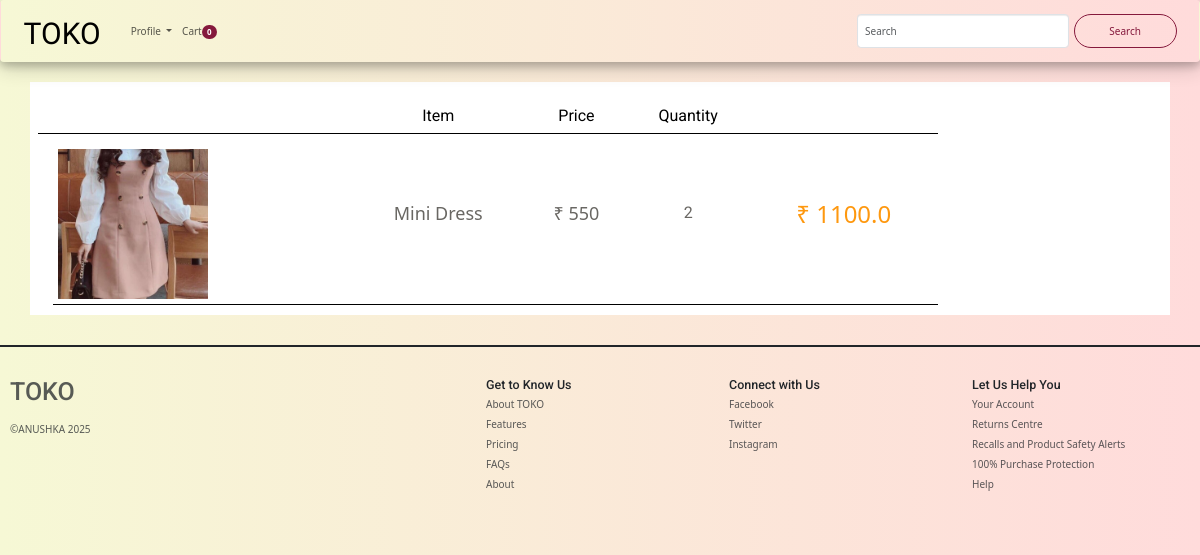
The app's page /orders (signed in) with its own data.
### TOKO_Main/models.py (models this page shows)
class OrderItem(models.Model):
    user = models.ForeignKey(User, on_delete=models.CASCADE, null=True)
    image = models.ImageField(upload_to="toko/order_img")
    product=models.CharField(max_length=200)
    order = models.ForeignKey(Order, on_delete=models.CASCADE)
    quantity=models.CharField(max_length=5)
    price=models.IntegerField()

class Order(models.Model):
    user = models.ForeignKey(User, on_delete=models.CASCADE, null=True)
    address=models.TextField()
    town = models.TextField()
    addresstype=models.TextField()
    state=models.TextField()
    mobile=models.CharField(max_length=11)
    pincode=models.CharField(max_length=10)
    payment = models.CharField(max_length=200)
    paid=models.BooleanField(default=False,null=True)
    date=models.DateField(default=datetime.datetime.today)

### TOKO_Main/views.py (the view)
# urls.py: path("orders",include("TOKO_Main.urls")),
def orders(request):
    uid=request.session.get('_auth_user_id')
    user=User.objects.get(id=uid)
    order=OrderItem.objects.filter(user=user)
    context={
        'orders':order,
    }
    print(context)
    return render(request,"cart/orders.html",context)

### templates/cart/orders.html
{% extends "base.html" %}
{% load cart_tag%}
{% block body %}<section id="cart_items">
		<div class="container"  style="background:#fff;">
			<div class="table-responsive cart_info">
				<table class="table table-condensed" style="width: 900px;height: 200px;">
					<thead>
						<tr class="cart_menu">
							<td class="image" ></td>
							<td class="description" style="text-align:center;">Item</td>
							<td class="price" style="text-align:center;">Price</td>
							<td class="quantity" style="text-align:center;">Quantity</td>
							<td></td>
						</tr>
					</thead>
					<tbody>
						<tr>
							{% for order in orders %}
							<td class="cart_product">
								<a href=""><img src="{{order.image}}" alt="" style="width: 150px;height: 150px;object-fit: cover;"></a>
							</td>
							<td class="cart_description" style="vertical-align: middle;text-align:center;">
								<p style="font-size:18px">{{order.product}}</p>
							</td>
							<td class="cart_price" style="vertical-align: middle;text-align:center;">
								<p>₹ {{order.price}}</p>
							</td>
							<td class="cart_quantity" style="vertical-align: middle;text-align:center;">
								<p class="cart_quantity_input" style="float:none;">{{order.quantity}}</p>
							</td>
							<td class="cart_total" style="vertical-align: middle;text-align:center;">
								<p class="cart_total_price">₹ {{order.order.payment}}</p>
							</td>
						</tr>
{% endfor%}
					</tbody>
				</table>
			</div>
		</div>
</section>
{% endblock %}

### static/css/main.css (style rules this page uses)
body { font-family: 'Roboto', sans-serif; background:; position: relative; font-weight:400px; }
a { -webkit-transition: 300ms; -moz-transition: 300ms; -o-transition: 300ms; transition: 300ms; }
#cart_items .cart_info .cart_menu { background: #FE980F; color: #fff; font-size: 16px; font-family: 'Roboto', sans-serif; font-weight: normal; }
#cart_items .cart_info .table.table-condensed thead tr { height: 51px; }
#cart_items .cart_info .table.table-condensed tr { border-bottom: 1px solid#F7F7F0 }
#cart_items .cart_info .table.table-condensed tr:last-child { border-bottom: 0 }
.cart_info table tr td { border-top: 0 none; vertical-align: inherit; }
#cart_items .cart_info .image { padding-left: 30px; }
#cart_items .cart_info .cart_description p { color:#696763 }
#cart_items .cart_info .cart_price p { color:#696763; font-size: 18px }
#cart_items .cart_info .cart_total_price { color: #FE980F; font-size: 24px; }
.cart_product { display: block; margin-left:15px; margin-top:10px; }
.cart_quantity_input { color: #696763; float: left; font-size: 16px; text-align: center; font-family: 'Roboto',sans-serif; }

### records on screen
OrderItem: image (picture), product "Mini Dress", price "550", quantity "2", order.payment "1100.0"

### other values on screen
{{ request.session.cart|length }} "0"
